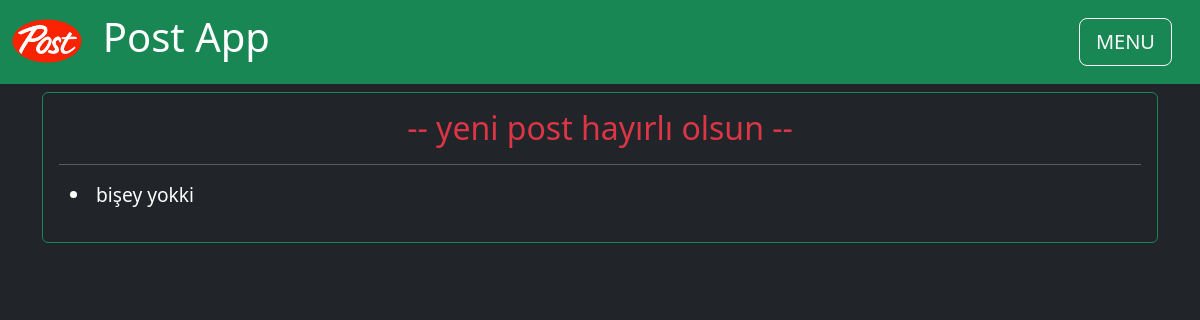
Before: /post/detail/2/yeni-post-hayrl-olsun with the older database file.
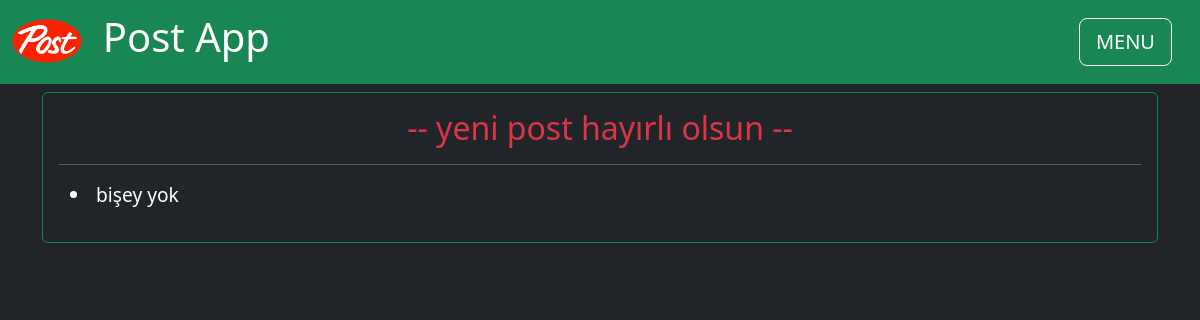
After: the same page with the newer database file.
### post_blog/models.py (models this page shows, shortened)
class post_model(models.Model):
    author = models
    title = models.CharField(max_length=200)
    text = models.TextField()
    author = models.ForeignKey(User, on_delete=models.CASCADE)
    publish_date = models.DateTimeField(auto_now_add=True)
    slug = models.SlugField(db_index=True, blank=True,)
    class Meta:
        ordering = ["-publish_date"]

### post_blog/views.py (the view)
# urls.py: path('post/detail/<int:id>/<slug:slug>', views.post_details, name="post_details"),
def post_details(request, id, slug):
    post = post_model.objects.get(id=id)
    return render(
        request,
        "post_blog/post_details.html",
        {"post": post},
    )

### post_blog/templates/post_blog/post_details.html (shortened to what this page needs)
{% extends 'base.html' %}
{% block content %}
{% include 'partials/_navbar.html' %}
<div class="container">
    <div class="row">
        <div class="col-12">
            <div class="card border-success border-1 text-bg-dark mt-2">
                <div class="card-body"">
                    <h2 class="card-title" style="color: #dc3545; text-align: center;">-- {{ post.title }} --</h2>
                    <hr color="white">
                    <ul class="color-white">
                        <li class="card-text" style="font-size: larger; list-style-type: none; text-decoration: none; list-style: outside;">&nbsp;{{ post.text|safe }}</li>
                    </ul>
                </div>
            </div>
        </div>
    </div>
</div>
{% endblock %}

Changed rows visible on the page:
changed post_model "yeni post hayırlı olsun": text "bişey yokki" → "bişey yok"
